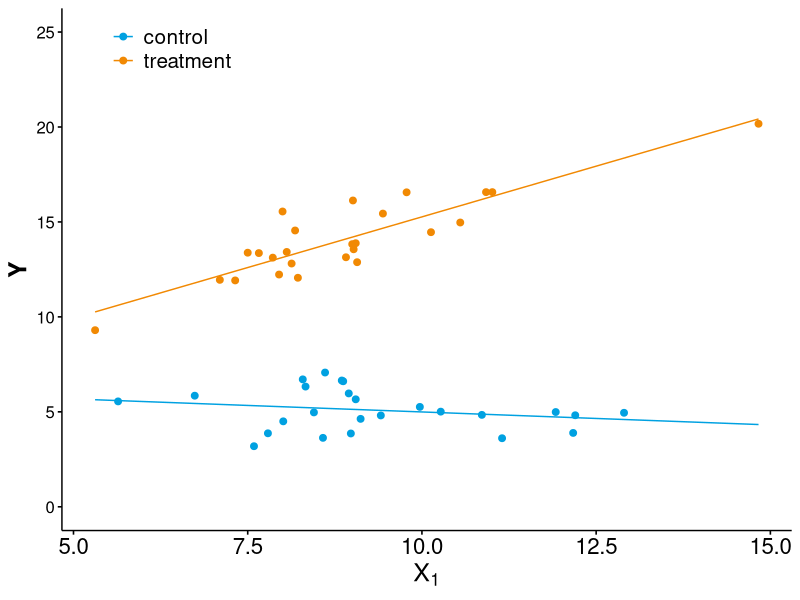

Write R code to recreate this figure.
## ---- chunk 1
#| eval: true
#| echo: false
suppressMessages(library(MASS))
set.seed(1234)
tmp = round(mvrnorm(100, mu = c(0, 0, 0), 
                    Sigma = matrix(c(1, .4, .4, .4, 1, .1, .4, .1, 1), nrow = 3)), 2)

df1 = data.frame(ID = 1:100, Y = tmp[,1], X1 = tmp[,2], X2 = tmp[,3])

head(df1)
## ---- chunk 2
#| eval: true
#| evho: false
# predict Y from X1 and X2 in a multiple regression
mod1 = lm(formula = Y ~ X1 + X2, data = df1)

# display the results
summary(mod1)

## ---- chunk 3
#| eval: true
#| echo: false
# predict Y from X1, X2, and their interaction
# Version A:
mod2 = lm(formula = Y ~ X1 + X2 + X1:X2, data = df1)

# Version B:
mod2 = lm(formula = Y ~ X1*X2, data = df1)

# display the results
summary(mod2)
## ---- chunk 4
#| eval: true
#| echo: false
# test for a significant increase in variance explained
# between the less complex mod1 and the more complex mod2
anova(mod1, mod2)
## ---- chunk 5
#| echo: false
#| eval: true
# generate some data
set.seed(1234)
X1 = round(rnorm(50, mean = 10, sd = 2),2)
X2 = rep(c(0, 1), 25)
Y = round(5 + X1*X2 + rnorm(50, 0, 1),2)

# put the data into a data frame
df2 = data.frame(ID = 1:50, Y, X1, 
                 X2 = factor(X2, levels = 0:1, labels = c('control', 'treatment')))

# show the data 
head(df2)
## ---- chunk 6
#| eval: true
#| echo: false
# run the regression analysis
mod3a = lm(formula = Y ~ X1 + X2, data = df2)

# show the results
summary(mod3a)
## ---- chunk 7
#| eval: true
#| echo: false
# run the regression analysis
mod3b = lm(formula = Y ~ X1 * X2, data = df2)

# show the results
summary(mod3b)
## ---- chunk 8
#| eval: true
#| echo: false
#| code-overflow: wrap
# test for a significant increase in variance explained between mod3a and mod3b
anova(mod3a, mod3b)
## ---- chunk 9
#| echo: false
#| eval: true
# load library for plotting
suppressMessages(library(ggpubr))

# define custom colour palette
QUB_palette = c("#00A1E1", "#F18903", "#AC004D")

p1 = ggscatter(data = df2, x = "X1", y = "Y", color = 'X2', palette = QUB_palette[1:2],
          add = "reg.line", add.params = list(size = .5, color = 'X2'), fullrange = TRUE)

ggpar(p1, legend = c(0.15, 0.95), legend.title = "", font.y = c(18, 'bold'),
      font.x = c(18, "bold"), font.xtickslab = 16, font.legend = 15, 
      xlab = bquote(X[1]), ylim = c(0, 25))

